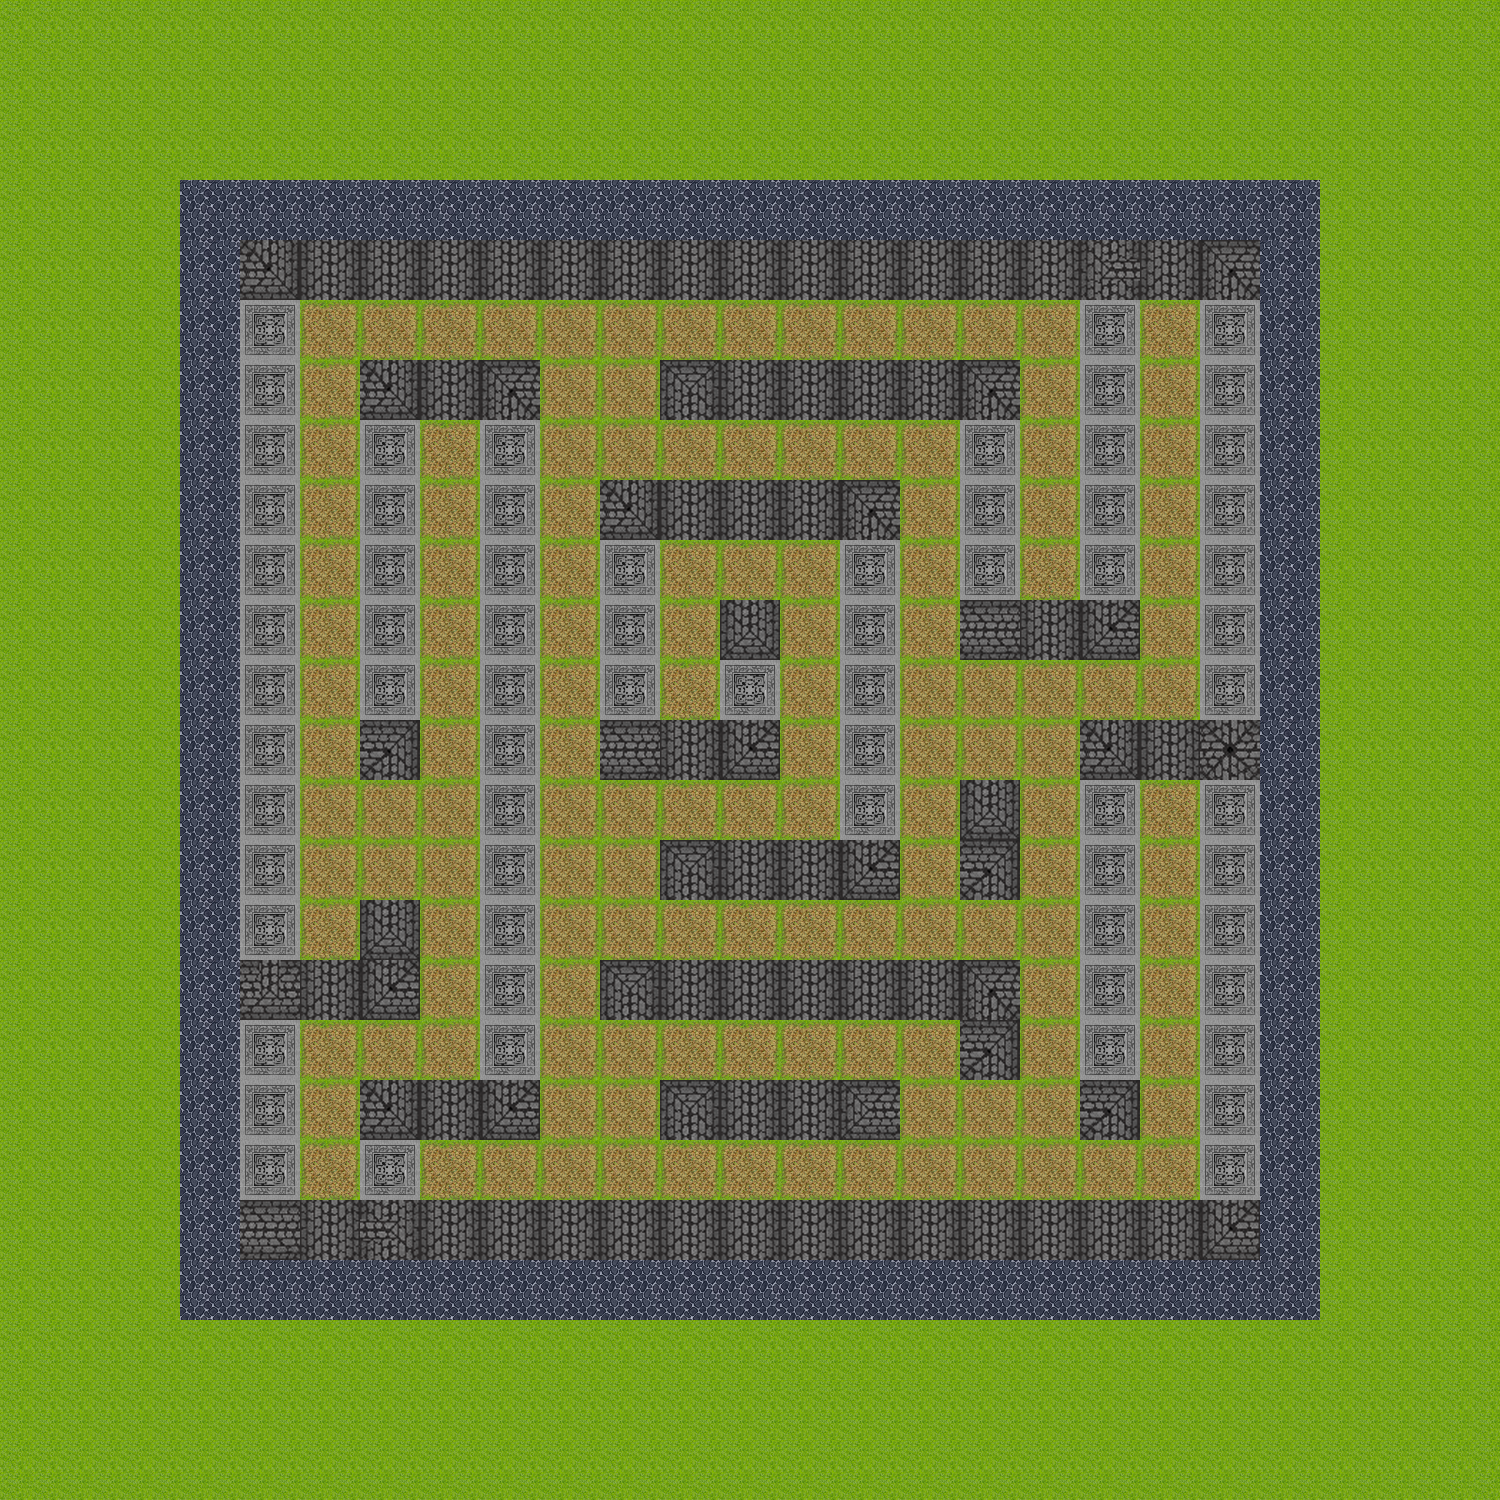

A level layout from a 2D game, rendered from its tile map. Below: a short description, then the map file with tile-grid data replaced by summaries:
An orthogonal 25x25 tile map with 60x60 px tiles, 1 tile layer (Nivel 1) and 15 objects.

<map version="1.0" orientation="orthogonal" width="25" height="25" tilewidth="60" tileheight="60">
 <tileset firstgid="1" name="Tilesmapa" tilewidth="60" tileheight="60">
  <image source="../../../var/www/Janko/public/assets/img/Tilesmapa.png" width="360" height="240" />
 </tileset>
 <layer name="Nivel 1" width="25" height="25">
  <data>[625 cells, 625 non-empty, 17 distinct tile ids]</data>
 </layer>
 <objectgroup name="Collision" width="25" height="25" visible="0">
  <object x="362" y="362" width="777" height="117" />
  <object x="781" y="481" width="60" height="119" />
  <object x="901" y="539" width="58" height="181" />
  <object x="662" y="660" width="242" height="60" />
  <object x="660" y="539" width="60" height="121" />
  <object x="542" y="540" width="117" height="59" />
  <object x="362" y="481" width="117" height="658" />
  <object x="541" y="602" width="59" height="238" />
  <object x="603" y="782" width="116" height="58" />
  <object x="482" y="902" width="179" height="59" />
  <object x="781" y="782" width="120" height="58" />
  <object x="782" y="843" width="58" height="177" />
  <object x="479" y="1020" width="659" height="120" />
  <object x="901" y="901" width="120" height="59" />
  <object x="1021" y="482" width="117" height="537" />
 </objectgroup>
</map>